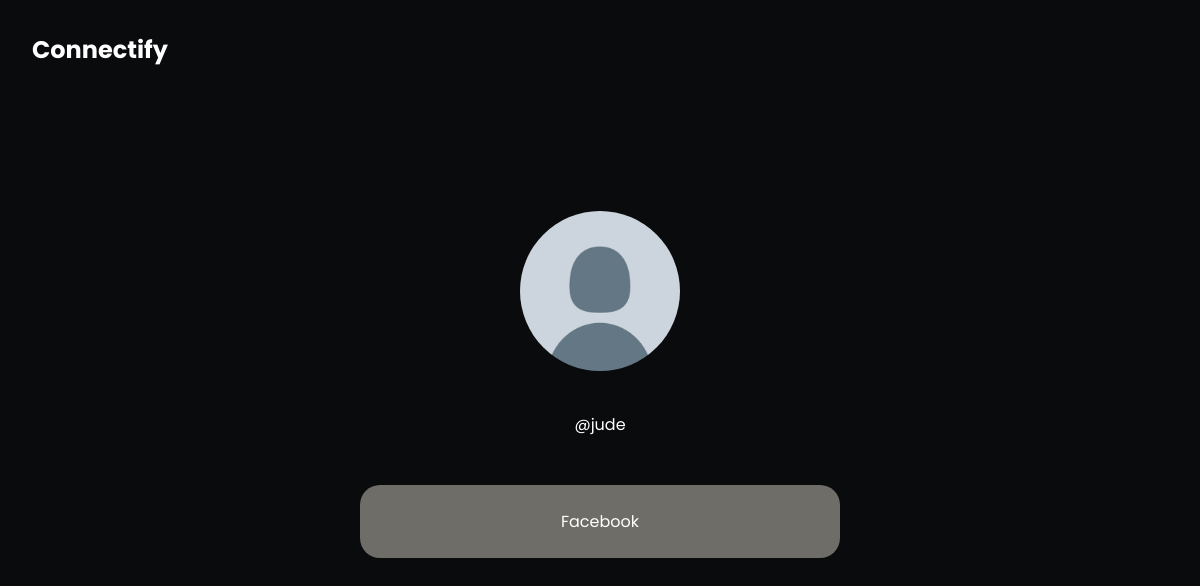
Screenshot of /jude/ (signed in) with the database file from the repository.
### app/models.py (models this page shows, shortened)
class User(AbstractUser):
    name = models.CharField(max_length=25, null=True)
    email = models.EmailField(unique=True, null=False)
    bio = models.TextField(max_length=250, null=True, blank=True)
    profile_image = models.ImageField(
        null=True, blank=True, default="avatar.png", upload_to='images/')
    USERNAME_FIELDS = "email"
    REQUIRED_FIELDS = []

class Link(models.Model):
    name = models.CharField(max_length=50)
    url = models.CharField(max_length=100)
    user = models.ForeignKey(User, on_delete=models.CASCADE)

### app/views.py (the view)
# urls.py: re_path(r'^(?P<username>\w+)/$', views.preview, name="preview"),
def preview(request, username):
    username = User.objects.get(username=username)
    links = Link.objects.filter(user=request.user)
    context = {
        "links": links
    }
    return render(request, "preview-page.html", context)

### app/templates/preview-page.html (shortened to what this page needs)
{% extends 'preview-main-page.html' %} {% load static %} {% block content %}
<div class="container">
  <div class="profile-section">
    {% if request.user.profile_image %}
    <img src="{{ request.user.profile_image.url }}" alt="" /><br />
    {% endif %}
    <span class="username">@{{request.user.username}}</span>
  </div>
  {% for link in links %}
  <ul class="links">
    <li class="link"><a href="{{link.url}}">{{link.name}}</a></li>
  </ul>
  {% endfor %}
</div>
{% endblock %}

### static/styles/style.css (style rules this page uses)
* { margin: 0; padding: 0; box-sizing: border-box; font-family: "poppins"; color: white; }
body { background: #0a0b0d; }
li { list-style: none; }
a { text-decoration: none; }
.links { margin: 1em; }
.link { padding: 1.5em 1em; text-align: center; border-radius: 20px; width: 30em; transition: 0.5s; background: #6e6d68; }
.profile-section { margin: 2em 1em; text-align: center; }
.profile-section img { display: block; margin: 1em auto; width: 10em; height: 10em; border-radius: 50%; background-position: center; -o-object-fit: cover; object-fit: cover; }
.container { display: flex; flex-direction: column; align-items: center; margin: 4em 0; }

### rows the page displays
User: user.profile_image (placeholder picture), user.username "jude"
Link: name "Facebook"
